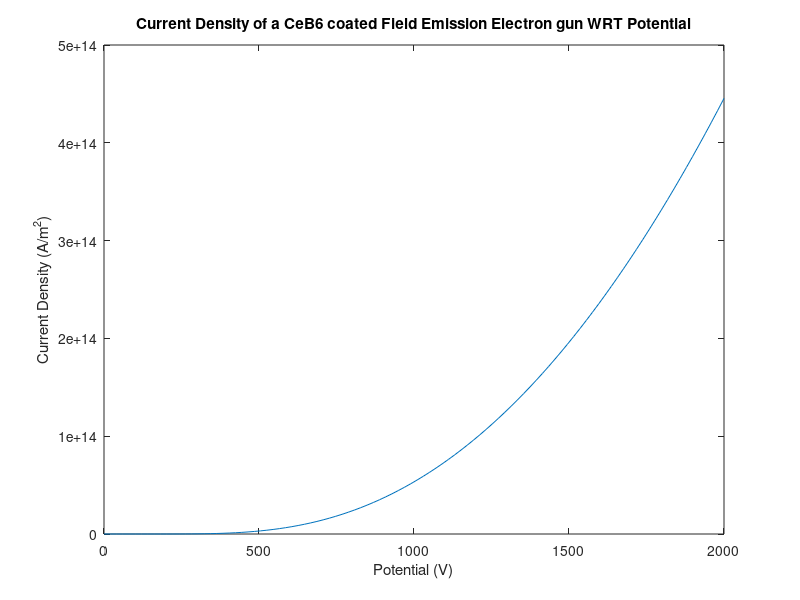

MATLAB code to generate this figure:
% Calculate and plot the current density, Jfe, for a CeB 6 coated field emission electron
% gun having a tip radius of 50nm as a function of extraction voltage V (0 to 2.0kV).
% Assume RT operation and that the work function is as given in (a).

me = 9.109*power(10,-31);
h  =  6.62607*power(10,-34);
k  = 1.380*power(10,-23);
T  = 293;
q  = 1.602*power(10,-19);
wf = 2.65*q;
r  = 50*power(10,-9);
V  = linspace(0, 2000, 100);
E  = V./r;
a  = ((q^3)*me)/(8*pi*h*me);
pp = ((4*2*pi)/(3*h*q))*power(2*me,0.5)*power(wf,1.5)./E;
J  = (a/wf).*(E.^2).*exp(-pp);
plot(V,J)
title('Current Density of a CeB6 coated Field Emission Electron gun WRT Potential')
xlabel('Potential (V)')
ylabel('Current Density (A/m^2)')